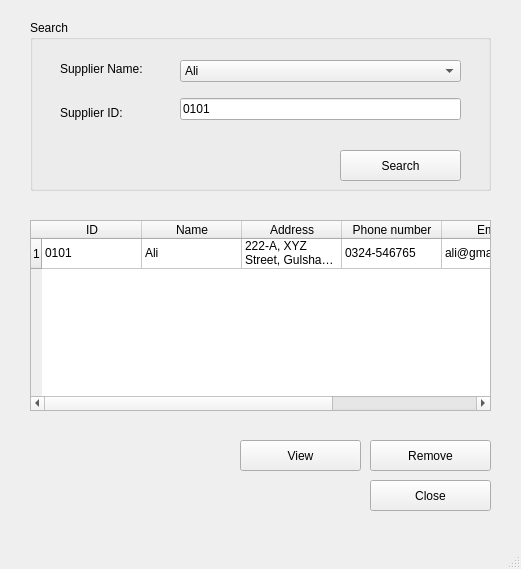
<?xml version="1.0" encoding="UTF-8"?>
<ui version="4.0">
 <class>MainWindow</class>
 <widget class="QMainWindow" name="MainWindow">
  <property name="geometry">
   <rect>
    <x>0</x>
    <y>0</y>
    <width>521</width>
    <height>569</height>
   </rect>
  </property>
  <property name="windowTitle">
   <string>MainWindow</string>
  </property>
  <widget class="QWidget" name="centralwidget">
   <widget class="QGroupBox" name="searched">
    <property name="geometry">
     <rect>
      <x>30</x>
      <y>20</y>
      <width>461</width>
      <height>171</height>
     </rect>
    </property>
    <property name="title">
     <string>Search</string>
    </property>
    <widget class="QPushButton" name="searchButton">
     <property name="geometry">
      <rect>
       <x>310</x>
       <y>130</y>
       <width>121</width>
       <height>31</height>
      </rect>
     </property>
     <property name="text">
      <string>Search</string>
     </property>
    </widget>
    <widget class="QWidget" name="layoutWidget">
     <property name="geometry">
      <rect>
       <x>150</x>
       <y>30</y>
       <width>281</width>
       <height>82</height>
      </rect>
     </property>
     <layout class="QVBoxLayout" name="verticalLayout">
      <item>
       <widget class="QComboBox" name="categoryCombo">
        <item>
         <property name="text">
          <string>Ali</string>
         </property>
        </item>
        <item>
         <property name="text">
          <string>Hamza</string>
         </property>
        </item>
        <item>
         <property name="text">
          <string>Yasir</string>
         </property>
        </item>
        <item>
         <property name="text">
          <string>Majeed</string>
         </property>
        </item>
       </widget>
      </item>
      <item>
       <widget class="QLineEdit" name="titleline">
        <property name="text">
         <string>0101</string>
        </property>
       </widget>
      </item>
     </layout>
    </widget>
    <widget class="QWidget" name="layoutWidget">
     <property name="geometry">
      <rect>
       <x>30</x>
       <y>30</y>
       <width>103</width>
       <height>81</height>
      </rect>
     </property>
     <layout class="QVBoxLayout" name="verticalLayout_2">
      <item>
       <widget class="QLabel" name="label">
        <property name="text">
         <string>Supplier Name:</string>
        </property>
       </widget>
      </item>
      <item>
       <widget class="QLabel" name="label_2">
        <property name="text">
         <string>Supplier ID:</string>
        </property>
       </widget>
      </item>
     </layout>
    </widget>
   </widget>
   <widget class="QTableWidget" name="booksTableWidget">
    <property name="geometry">
     <rect>
      <x>30</x>
      <y>220</y>
      <width>461</width>
      <height>191</height>
     </rect>
    </property>
    <row>
     <property name="text">
      <string>1</string>
     </property>
    </row>
    <column>
     <property name="text">
      <string>ID</string>
     </property>
    </column>
    <column>
     <property name="text">
      <string>Name</string>
     </property>
    </column>
    <column>
     <property name="text">
      <string>Address</string>
     </property>
    </column>
    <column>
     <property name="text">
      <string>Phone number</string>
     </property>
    </column>
    <column>
     <property name="text">
      <string>Email</string>
     </property>
    </column>
    <column>
     <property name="text">
      <string>Activity status</string>
     </property>
    </column>
    <item row="0" column="0">
     <property name="text">
      <string>0101</string>
     </property>
    </item>
    <item row="0" column="1">
     <property name="text">
      <string>Ali</string>
     </property>
    </item>
    <item row="0" column="2">
     <property name="text">
      <string>222-A, XYZ Street, Gulshan-e-Iqbal</string>
     </property>
    </item>
    <item row="0" column="3">
     <property name="text">
      <string>0324-546765</string>
     </property>
    </item>
    <item row="0" column="4">
     <property name="text">
      <string>ali@gmail.com</string>
     </property>
    </item>
    <item row="0" column="5">
     <property name="text">
      <string>Active</string>
     </property>
    </item>
   </widget>
   <widget class="QPushButton" name="viewButton_4">
    <property name="geometry">
     <rect>
      <x>240</x>
      <y>440</y>
      <width>121</width>
      <height>31</height>
     </rect>
    </property>
    <property name="text">
     <string>View</string>
    </property>
   </widget>
   <widget class="QPushButton" name="closeButton_2">
    <property name="geometry">
     <rect>
      <x>370</x>
      <y>480</y>
      <width>121</width>
      <height>31</height>
     </rect>
    </property>
    <property name="text">
     <string>Close</string>
    </property>
   </widget>
   <widget class="QPushButton" name="deleteButton_2">
    <property name="geometry">
     <rect>
      <x>370</x>
      <y>440</y>
      <width>121</width>
      <height>31</height>
     </rect>
    </property>
    <property name="text">
     <string>Remove</string>
    </property>
   </widget>
  </widget>
  <widget class="QMenuBar" name="menubar">
   <property name="geometry">
    <rect>
     <x>0</x>
     <y>0</y>
     <width>521</width>
     <height>26</height>
    </rect>
   </property>
  </widget>
  <widget class="QStatusBar" name="statusbar"/>
 </widget>
 <resources/>
 <connections/>
</ui>
